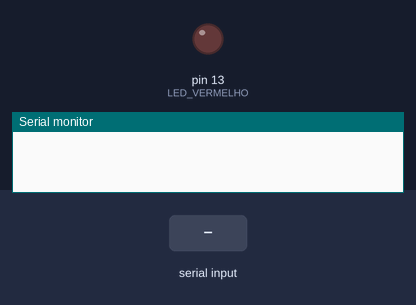
This sketch was run on a simulated Arduino Uno, built with avr-gcc and run on an emulated ATmega328P. Parts: output pins drawn as LEDs (lit = HIGH), the last lines printed to the serial monitor. Inputs (shaded band) come from the test bench.

Above: at 1.2 s.
1.3 s: "90,45\n" received over Serial
At 2.7 s:
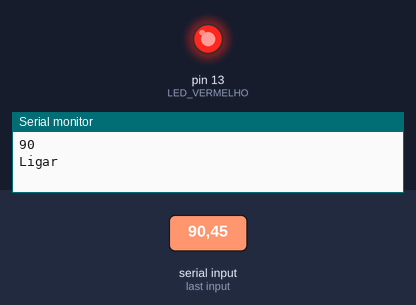
3.5 s: "30,150\n" received over Serial
At 4.6 s:
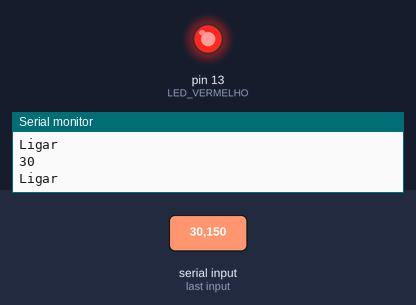
5.0 s: "0\n" received over Serial
At 7.0 s:
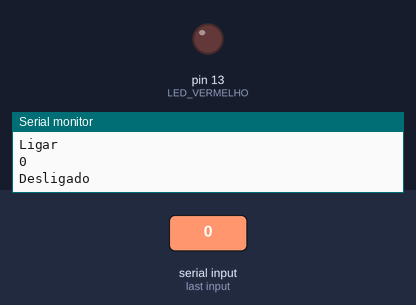
Timing chart, 0 to 8.5 s (numbered marks = the images above; inputs shaded):
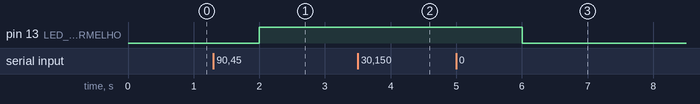

The sketch:

MonitorSerial.c.ino
```cpp
#define LED_VERMELHO 13
int estado = 1;

void setup() {
  pinMode(LED_VERMELHO,OUTPUT);
  Serial.begin(9600); //configura comunicação serial com 9600 bps
}

void loop() {

  if(Serial.available()){

    estado = Serial.parseInt();

    Serial.println(estado);

    if(estado == 0){
      Serial.println("Desligado");
      digitalWrite(LED_VERMELHO, 0);
    }else{
      Serial.println("Ligar");
      digitalWrite(LED_VERMELHO, 1);
    }
  }

  delay(1000);
}
```

Measured:
- after the input at 1.3 s, pin 13 (LED_VERMELHO): LOW → HIGH after 0.70 s
- after the input at 3.5 s, pin 13 (LED_VERMELHO): stays HIGH (without the input it goes to LOW after 1.5 s)
- after the input at 5.0 s, pin 13 (LED_VERMELHO): HIGH → LOW after 1.0 s instead of 2.0 s
